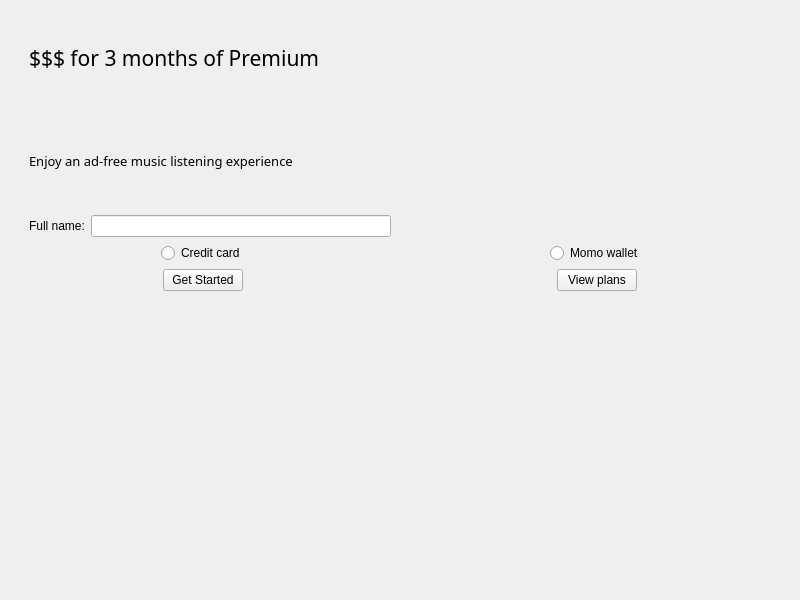
<?xml version="1.0" encoding="UTF-8"?>
<ui version="4.0">
 <class>MainWindow</class>
 <widget class="QMainWindow" name="MainWindow">
  <property name="geometry">
   <rect>
    <x>0</x>
    <y>0</y>
    <width>800</width>
    <height>600</height>
   </rect>
  </property>
  <property name="windowTitle">
   <string>MainWindow</string>
  </property>
  <widget class="QWidget" name="centralwidget">
   <layout class="QVBoxLayout" name="verticalLayout">
    <property name="spacing">
     <number>0</number>
    </property>
    <property name="leftMargin">
     <number>0</number>
    </property>
    <property name="topMargin">
     <number>0</number>
    </property>
    <property name="rightMargin">
     <number>0</number>
    </property>
    <property name="bottomMargin">
     <number>0</number>
    </property>
    <item>
     <widget class="QWidget" name="widget" native="true">
      <layout class="QVBoxLayout" name="verticalLayout_3">
       <item>
        <layout class="QVBoxLayout" name="verticalLayout_2">
         <property name="leftMargin">
          <number>20</number>
         </property>
         <item>
          <widget class="QLabel" name="label">
           <property name="font">
            <font>
             <family>Arial Rounded MT Bold</family>
             <pointsize>16</pointsize>
            </font>
           </property>
           <property name="text">
            <string>$$$ for 3 months of Premium</string>
           </property>
          </widget>
         </item>
         <item>
          <widget class="QLabel" name="label_2">
           <property name="font">
            <font>
             <family>Arial Rounded MT Bold</family>
             <pointsize>10</pointsize>
            </font>
           </property>
           <property name="text">
            <string>Enjoy an ad-free music listening experience</string>
           </property>
          </widget>
         </item>
        </layout>
       </item>
       <item>
        <layout class="QHBoxLayout" name="horizontalLayout_2">
         <property name="leftMargin">
          <number>20</number>
         </property>
         <property name="rightMargin">
          <number>400</number>
         </property>
         <item>
          <widget class="QLabel" name="label_3">
           <property name="text">
            <string>Full name:</string>
           </property>
          </widget>
         </item>
         <item>
          <widget class="QLineEdit" name="full_name"/>
         </item>
        </layout>
       </item>
       <item>
        <layout class="QHBoxLayout" name="horizontalLayout_3">
         <item alignment="Qt::AlignHCenter">
          <widget class="QRadioButton" name="credit_card">
           <property name="text">
            <string>Credit card</string>
           </property>
          </widget>
         </item>
         <item alignment="Qt::AlignHCenter">
          <widget class="QRadioButton" name="momo_wallet">
           <property name="text">
            <string>Momo wallet</string>
           </property>
          </widget>
         </item>
        </layout>
       </item>
       <item>
        <layout class="QHBoxLayout" name="horizontalLayout">
         <item alignment="Qt::AlignHCenter">
          <widget class="QPushButton" name="confirm">
           <property name="text">
            <string>Get Started</string>
           </property>
          </widget>
         </item>
         <item alignment="Qt::AlignHCenter">
          <widget class="QPushButton" name="view_plans">
           <property name="text">
            <string>View plans</string>
           </property>
          </widget>
         </item>
        </layout>
       </item>
      </layout>
     </widget>
    </item>
    <item>
     <widget class="QWidget" name="widget_2" native="true"/>
    </item>
   </layout>
  </widget>
 </widget>
 <resources/>
 <connections/>
</ui>
